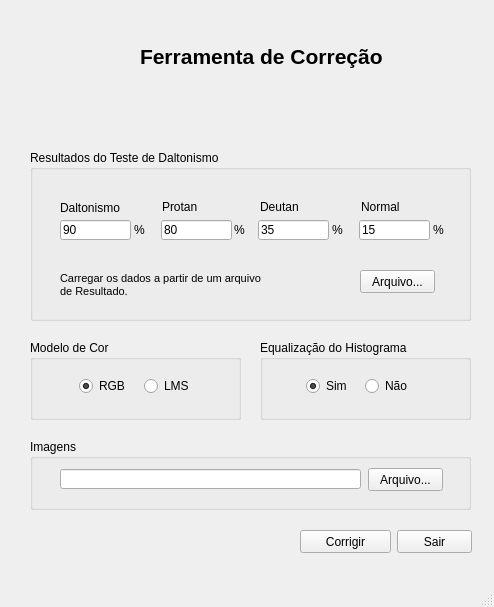
<?xml version="1.0" encoding="UTF-8"?>
<ui version="4.0">
 <class>MainWindow</class>
 <widget class="QMainWindow" name="MainWindow">
  <property name="geometry">
   <rect>
    <x>0</x>
    <y>0</y>
    <width>494</width>
    <height>607</height>
   </rect>
  </property>
  <property name="windowTitle">
   <string>Ferramenta de Correção</string>
  </property>
  <property name="windowIcon">
   <iconset>
    <normaloff>../../../Documents and Settings/JLee/Desktop/Icones/kview.png</normaloff>../../../Documents and Settings/JLee/Desktop/Icones/kview.png</iconset>
  </property>
  <widget class="QWidget" name="centralwidget">
   <widget class="QGroupBox" name="groupBox">
    <property name="geometry">
     <rect>
      <x>30</x>
      <y>150</y>
      <width>441</width>
      <height>171</height>
     </rect>
    </property>
    <property name="title">
     <string>Resultados do Teste de Daltonismo</string>
    </property>
    <widget class="QLineEdit" name="lineEdit_2">
     <property name="geometry">
      <rect>
       <x>30</x>
       <y>70</y>
       <width>71</width>
       <height>20</height>
      </rect>
     </property>
     <property name="text">
      <string>90</string>
     </property>
    </widget>
    <widget class="QLabel" name="label_2">
     <property name="geometry">
      <rect>
       <x>30</x>
       <y>50</y>
       <width>61</width>
       <height>16</height>
      </rect>
     </property>
     <property name="text">
      <string>Daltonismo</string>
     </property>
    </widget>
    <widget class="QLabel" name="label_3">
     <property name="geometry">
      <rect>
       <x>132</x>
       <y>50</y>
       <width>46</width>
       <height>14</height>
      </rect>
     </property>
     <property name="text">
      <string>Protan</string>
     </property>
    </widget>
    <widget class="QLabel" name="label_4">
     <property name="geometry">
      <rect>
       <x>230</x>
       <y>50</y>
       <width>46</width>
       <height>14</height>
      </rect>
     </property>
     <property name="text">
      <string>Deutan</string>
     </property>
    </widget>
    <widget class="QLineEdit" name="lineEdit_3">
     <property name="geometry">
      <rect>
       <x>131</x>
       <y>70</y>
       <width>71</width>
       <height>20</height>
      </rect>
     </property>
     <property name="text">
      <string>80</string>
     </property>
    </widget>
    <widget class="QLineEdit" name="lineEdit_4">
     <property name="geometry">
      <rect>
       <x>228</x>
       <y>70</y>
       <width>71</width>
       <height>20</height>
      </rect>
     </property>
     <property name="text">
      <string>35</string>
     </property>
    </widget>
    <widget class="QLineEdit" name="lineEdit_6">
     <property name="geometry">
      <rect>
       <x>329</x>
       <y>70</y>
       <width>71</width>
       <height>20</height>
      </rect>
     </property>
     <property name="text">
      <string>15</string>
     </property>
    </widget>
    <widget class="QLabel" name="label_5">
     <property name="geometry">
      <rect>
       <x>104</x>
       <y>72</y>
       <width>21</width>
       <height>16</height>
      </rect>
     </property>
     <property name="text">
      <string>%</string>
     </property>
    </widget>
    <widget class="QPushButton" name="pushButton">
     <property name="geometry">
      <rect>
       <x>330</x>
       <y>120</y>
       <width>75</width>
       <height>23</height>
      </rect>
     </property>
     <property name="text">
      <string>Arquivo...</string>
     </property>
    </widget>
    <widget class="QLabel" name="label_8">
     <property name="geometry">
      <rect>
       <x>30</x>
       <y>110</y>
       <width>291</width>
       <height>51</height>
      </rect>
     </property>
     <property name="text">
      <string notr="true">&lt;!DOCTYPE HTML PUBLIC &quot;-//W3C//DTD HTML 4.0//EN&quot; &quot;http://www.w3.org/TR/REC-html40/strict.dtd&quot;&gt;
&lt;html&gt;&lt;head&gt;&lt;meta name=&quot;qrichtext&quot; content=&quot;1&quot; /&gt;&lt;style type=&quot;text/css&quot;&gt;
p, li { white-space: pre-wrap; }
&lt;/style&gt;&lt;/head&gt;&lt;body style=&quot; font-family:'DejaVu Sans'; font-size:8pt; font-weight:400; font-style:normal;&quot;&gt;
&lt;p style=&quot; margin-top:0px; margin-bottom:0px; margin-left:0px; margin-right:0px; -qt-block-indent:0; text-indent:0px;&quot;&gt;Carregar&lt;span style=&quot; font-weight:600;&quot;&gt; &lt;/span&gt;os dados a partir de um arquivo&lt;/p&gt;
&lt;p style=&quot; margin-top:0px; margin-bottom:0px; margin-left:0px; margin-right:0px; -qt-block-indent:0; text-indent:0px;&quot;&gt;de Resultado.&lt;/p&gt;&lt;/body&gt;&lt;/html&gt;</string>
     </property>
     <property name="textFormat">
      <enum>Qt::RichText</enum>
     </property>
    </widget>
    <widget class="QLabel" name="label_6">
     <property name="geometry">
      <rect>
       <x>204</x>
       <y>72</y>
       <width>21</width>
       <height>16</height>
      </rect>
     </property>
     <property name="text">
      <string>%</string>
     </property>
    </widget>
    <widget class="QLabel" name="label_7">
     <property name="geometry">
      <rect>
       <x>302</x>
       <y>72</y>
       <width>21</width>
       <height>16</height>
      </rect>
     </property>
     <property name="text">
      <string>%</string>
     </property>
    </widget>
    <widget class="QLabel" name="label_9">
     <property name="geometry">
      <rect>
       <x>331</x>
       <y>50</y>
       <width>46</width>
       <height>14</height>
      </rect>
     </property>
     <property name="text">
      <string>Normal</string>
     </property>
    </widget>
    <widget class="QLabel" name="label_10">
     <property name="geometry">
      <rect>
       <x>403</x>
       <y>72</y>
       <width>21</width>
       <height>16</height>
      </rect>
     </property>
     <property name="text">
      <string>%</string>
     </property>
    </widget>
   </widget>
   <widget class="QGroupBox" name="groupBox_2">
    <property name="geometry">
     <rect>
      <x>30</x>
      <y>340</y>
      <width>211</width>
      <height>80</height>
     </rect>
    </property>
    <property name="title">
     <string>Modelo de Cor</string>
    </property>
    <widget class="QRadioButton" name="radioButton_3">
     <property name="geometry">
      <rect>
       <x>49</x>
       <y>37</y>
       <width>83</width>
       <height>18</height>
      </rect>
     </property>
     <property name="text">
      <string>RGB</string>
     </property>
     <property name="checked">
      <bool>true</bool>
     </property>
    </widget>
    <widget class="QRadioButton" name="radioButton_4">
     <property name="geometry">
      <rect>
       <x>114</x>
       <y>37</y>
       <width>83</width>
       <height>18</height>
      </rect>
     </property>
     <property name="text">
      <string>LMS</string>
     </property>
    </widget>
   </widget>
   <widget class="QGroupBox" name="groupBox_3">
    <property name="geometry">
     <rect>
      <x>260</x>
      <y>340</y>
      <width>211</width>
      <height>80</height>
     </rect>
    </property>
    <property name="title">
     <string>Equalização do Histograma</string>
    </property>
    <widget class="QRadioButton" name="radioButton_5">
     <property name="geometry">
      <rect>
       <x>46</x>
       <y>37</y>
       <width>83</width>
       <height>18</height>
      </rect>
     </property>
     <property name="text">
      <string>Sim</string>
     </property>
     <property name="checked">
      <bool>true</bool>
     </property>
    </widget>
    <widget class="QRadioButton" name="radioButton_6">
     <property name="geometry">
      <rect>
       <x>105</x>
       <y>37</y>
       <width>83</width>
       <height>18</height>
      </rect>
     </property>
     <property name="text">
      <string>Não</string>
     </property>
    </widget>
   </widget>
   <widget class="QGroupBox" name="groupBox_4">
    <property name="geometry">
     <rect>
      <x>30</x>
      <y>439</y>
      <width>441</width>
      <height>71</height>
     </rect>
    </property>
    <property name="title">
     <string>Imagens</string>
    </property>
    <widget class="QLineEdit" name="lineEdit_5">
     <property name="geometry">
      <rect>
       <x>30</x>
       <y>30</y>
       <width>301</width>
       <height>20</height>
      </rect>
     </property>
    </widget>
    <widget class="QPushButton" name="pushButton_2">
     <property name="geometry">
      <rect>
       <x>338</x>
       <y>29</y>
       <width>75</width>
       <height>23</height>
      </rect>
     </property>
     <property name="text">
      <string>Arquivo...</string>
     </property>
    </widget>
   </widget>
   <widget class="QPushButton" name="pushButton_3">
    <property name="geometry">
     <rect>
      <x>300</x>
      <y>530</y>
      <width>91</width>
      <height>23</height>
     </rect>
    </property>
    <property name="layoutDirection">
     <enum>Qt::LeftToRight</enum>
    </property>
    <property name="autoFillBackground">
     <bool>false</bool>
    </property>
    <property name="text">
     <string notr="true">Corrigir</string>
    </property>
   </widget>
   <widget class="QPushButton" name="pushButton_4">
    <property name="geometry">
     <rect>
      <x>397</x>
      <y>530</y>
      <width>75</width>
      <height>23</height>
     </rect>
    </property>
    <property name="text">
     <string>Sair</string>
    </property>
   </widget>
   <widget class="QLabel" name="label">
    <property name="geometry">
     <rect>
      <x>40</x>
      <y>10</y>
      <width>128</width>
      <height>128</height>
     </rect>
    </property>
    <property name="pixmap">
     <pixmap>../../../Documents and Settings/JLee/Desktop/Icones/kview.png</pixmap>
    </property>
    <property name="scaledContents">
     <bool>false</bool>
    </property>
   </widget>
   <widget class="QLabel" name="label_11">
    <property name="geometry">
     <rect>
      <x>140</x>
      <y>40</y>
      <width>331</width>
      <height>32</height>
     </rect>
    </property>
    <property name="font">
     <font>
      <family>Arial</family>
      <pointsize>16</pointsize>
      <weight>75</weight>
      <bold>true</bold>
      <stylestrategy>PreferDefault</stylestrategy>
     </font>
    </property>
    <property name="frameShape">
     <enum>QFrame::NoFrame</enum>
    </property>
    <property name="frameShadow">
     <enum>QFrame::Plain</enum>
    </property>
    <property name="text">
     <string>Ferramenta de Correção</string>
    </property>
    <property name="textFormat">
     <enum>Qt::PlainText</enum>
    </property>
   </widget>
  </widget>
  <widget class="QMenuBar" name="menubar">
   <property name="geometry">
    <rect>
     <x>0</x>
     <y>0</y>
     <width>494</width>
     <height>24</height>
    </rect>
   </property>
  </widget>
  <widget class="QStatusBar" name="statusbar"/>
 </widget>
 <resources/>
 <connections/>
</ui>
